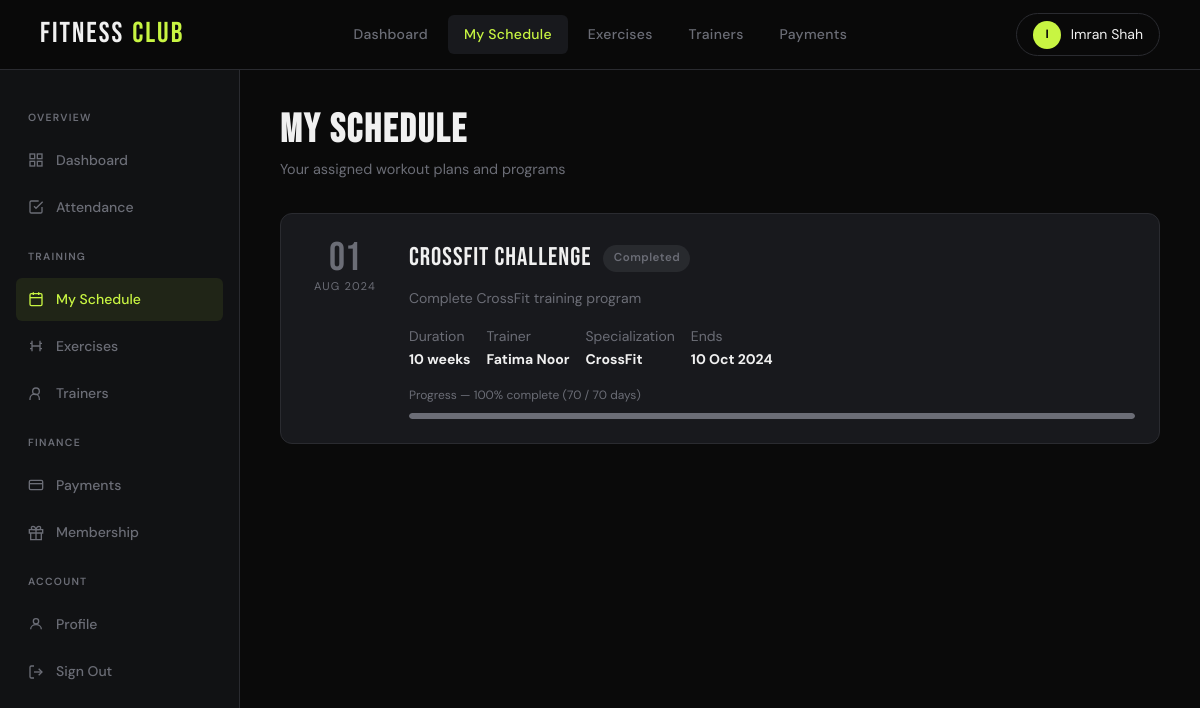
The app's page /user/my_schedule.php (signed in) with its own data.
### tables this page shows
CREATE TABLE `workoutschedule` (
  `ScheduleID` int(11) NOT NULL,
  `MemberID` int(11) DEFAULT NULL,
  `PlanID` int(11) DEFAULT NULL,
  `StartDate` date DEFAULT NULL,
  `EndDate` date DEFAULT NULL
);

CREATE TABLE `workoutplan` (
  `PlanID` int(11) NOT NULL,
  `PlanName` varchar(100) DEFAULT NULL,
  `Description` text DEFAULT NULL,
  `DurationWeeks` int(11) DEFAULT NULL,
  `TrainerID` int(11) DEFAULT NULL
);

CREATE TABLE `trainer` (
  `TrainerID` int(11) NOT NULL,
  `Name` varchar(100) DEFAULT NULL,
  `Specialization` varchar(100) DEFAULT NULL,
  `ContactNumber` varchar(20) DEFAULT NULL,
  `Email` varchar(100) DEFAULT NULL,
  `Salary` decimal(10,2) DEFAULT NULL
);

### user/my_schedule.php (the view, shortened to what this page needs)
<?php
require_once 'user_db.php';
$uid = $_SESSION['user_id'];
$schedules = $conn->query("SELECT ws.*, wp.PlanName, wp.Description, wp.DurationWeeks, t.Name as TrainerName, t.Specialization, t.ContactNumber as TrainerContact
    FROM WorkoutSchedule ws
    JOIN WorkoutPlan wp ON ws.PlanID = wp.PlanID
    LEFT JOIN Trainer t ON wp.TrainerID = t.TrainerID
    WHERE ws.MemberID=$uid
    ORDER BY ws.StartDate DESC");
require_once 'user_header.php';
?>
<div class="page-header">
  <h1>MY SCHEDULE</h1>
  <p>Your assigned workout plans and programs</p>
</div>
<?php if ($schedules->num_rows === 0): ?>
<div class="card" style="text-align:center;padding:4rem;">
  <div style="font-size:4rem;margin-bottom:1rem;">🏋️</div>
  <h2 style="font-family:var(--font-display);font-size:2rem;margin-bottom:0.5rem;">No Schedules Yet</h2>
  <p class="text-muted">Your trainer will assign workout plans to you. Check back soon!</p>
  <a href="trainers.php" class="btn btn-primary mt-3">Meet Our Trainers</a>
</div>
<?php else: ?>
<?php $today = date('Y-m-d'); while ($s = $schedules->fetch_assoc()):
  $is_active = ($s['StartDate'] <= $today && $s['EndDate'] >= $today);
  $is_upcoming = $s['StartDate'] > $today;
  $is_done = $s['EndDate'] < $today;
  $start = strtotime($s['StartDate']);
  $end   = strtotime($s['EndDate']);
  $now   = time();
  $total_days = max(1, ($end - $start) / 86400);
  $done_days  = max(0, min($total_days, ($now - $start) / 86400));
  $pct = min(100, round(($done_days / $total_days) * 100));
?>
<div class="card mb-2" style="<?= $is_active ? 'border-color:rgba(200,245,66,0.4)' : '' ?>">
  <div style="display:flex;gap:1.5rem;align-items:flex-start;flex-wrap:wrap;">
    <div style="min-width:80px;text-align:center;">
      <div style="font-family:var(--font-display);font-size:2.5rem;line-height:1;color:<?= $is_active ? 'var(--lime)' : 'var(--muted)' ?>;"><?= date('d', strtotime($s['StartDate'])) ?></div>
      <div style="font-size:0.7rem;text-transform:uppercase;letter-spacing:0.1em;color:var(--muted);"><?= date('M Y', strtotime($s['StartDate'])) ?></div>
    </div>
    <div style="flex:1;min-width:200px;">
      <div style="display:flex;align-items:center;gap:0.75rem;margin-bottom:0.5rem;flex-wrap:wrap;">
        <span style="font-family:var(--font-display);font-size:1.6rem;letter-spacing:1px;"><?= htmlspecialchars($s['PlanName']) ?></span>
        <?php if ($is_active): ?>
          <span class="badge badge-green">● Active</span>
        <?php elseif ($is_upcoming): ?>
          <span class="badge badge-blue">Upcoming</span>
        <?php else: ?>
          <span class="badge badge-gray">Completed</span>
        <?php endif; ?>
      </div>
      <p class="text-muted text-sm mb-2"><?= htmlspecialchars($s['Description'] ?? '') ?></p>
      <div class="flex gap-2 text-sm mb-2" style="flex-wrap:wrap;">
        <div><span class="text-muted">Duration</span><br><strong><?= $s['DurationWeeks'] ?> weeks</strong></div>
        <div><span class="text-muted">Trainer</span><br><strong><?= htmlspecialchars($s['TrainerName'] ?? 'Unassigned') ?></strong></div>
        <div><span class="text-muted">Specialization</span><br><strong><?= htmlspecialchars($s['Specialization'] ?? '—') ?></strong></div>
        <div><span class="text-muted">Ends</span><br><strong><?= date('d M Y', strtotime($s['EndDate'])) ?></strong></div>
      </div>
      <?php if (!$is_upcoming): ?>
      <div class="text-xs text-muted mb-1" style="margin-top:0.75rem;">Progress — <?= $pct ?>% complete (<?= intval($done_days) ?> / <?= intval($total_days) ?> days)</div>
      <div class="progress-bar-wrap"><div class="progress-bar-fill" style="width:<?= $pct ?>%;<?= $is_done ? 'background:var(--muted)' : '' ?>"></div></div>
      <?php endif; ?>
    </div>
  </div>
</div>
<?php endwhile; ?>
<?php endif; ?>
<?php require_once 'user_footer.php'; ?>

### user/style.css (style rules this page uses)
:root { --black: #0a0a0a; --dark: #111214; --card: #18191d; --border: #2a2b30; --lime: #c8f542; --lime-dim: #9bbf28; --white: #f0f0f0; --muted: #6b6d76; --red: #ff4545; --orange: #ff8c42; --blue: #4a9eff; --radius: 12px; --radius-sm: 6px; --font-display: 'Bebas Neue', sans-serif; --font-body: 'DM Sans', sans-serif; --font-mono: 'DM Mono', monospace; }
*, *::before, *::after { box-sizing: border-box; margin: 0; padding: 0; }
html { scroll-behavior: smooth; }
body { font-family: var(--font-body); background: var(--black); color: var(--white); line-height: 1.6; min-height: 100vh; }
.card { background: var(--card); border: 1px solid var(--border); border-radius: var(--radius); padding: 1.5rem; }
.badge { display: inline-flex; align-items: center; padding: 0.25rem 0.65rem; border-radius: 99px; font-size: 0.72rem; font-weight: 600; letter-spacing: 0.04em; white-space: nowrap; }
.badge-gray { background: rgba(107,109,118,0.2); color: var(--muted); }
.page-header { margin-bottom: 2rem; }
.page-header h1 { font-family: var(--font-display); font-size: 2.5rem; letter-spacing: 2px; color: var(--white); line-height: 1; }
.page-header p { color: var(--muted); margin-top: 0.5rem; font-size: 0.9rem; }
.progress-bar-wrap { background: var(--dark); border-radius: 99px; height: 6px; overflow: hidden; }
.progress-bar-fill { height: 100%; background: var(--lime); border-radius: 99px; transition: width 0.5s ease; }
.text-muted { color: var(--muted); }
.text-sm { font-size: 0.875rem; }
.text-xs { font-size: 0.75rem; }
.mb-1 { margin-bottom: 0.5rem; }
.mb-2 { margin-bottom: 1rem; }
.flex { display: flex; }
.gap-2 { gap: 1rem; }

### records on screen
workoutschedule: StartDate "01", StartDate "AUG 2024", PlanID.PlanName "CrossFit Challenge", shows "Completed", PlanID.Description "Complete CrossFit training program", PlanID.DurationWeeks "10", trainer.Name "Fatima Noor", trainer.Specialization "CrossFit", EndDate "10 Oct 2024", pct "100", done_days "70", total_days "70"

### other values on screen
$initials "I"
$_SESSION['user_name'] "Imran Shah"
